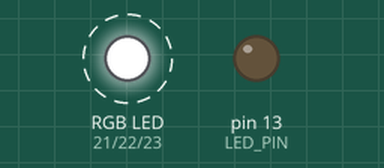
Simulated run of this sketch. Board: Arduino Mega 2560, built with avr-gcc and run on an emulated ATmega2560. On the bench: an RGB LED mixed from three pins (HIGH = lit), output pins drawn as LEDs (lit = HIGH). Dashed ring = blinking.

Above: at 3.1 s.
Timing chart, 0 to 5.5 s (numbered marks = the images above):
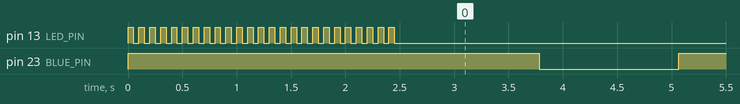

The sketch:

multicolor_led.ino
```cpp
// (licence header left out)
/***********************************************************************************************************************
* @FILE multicolor_led.ino
* @BRIEF An example Arduino sketch showing dimmer control of a multicolor LED
* @AUTHOR Christopher D. McMurrough
**********************************************************************************************************************/

// define onobard LED pins
const int LED_PIN = 13;
const int LED_ON = HIGH;
const int LED_OFF = LOW;

// define RGB LED pins
const int RED_PIN = 21;
const int GREEN_PIN = 22;
const int BLUE_PIN = 23;
const int RGB_ON = LOW;
const int RGB_OFF = HIGH;

// define potentiometer pins
const int POT_PIN = 14;

/***********************************************************************************************************************
* @BRIEF perform initial setup of the microcontroller
* @AUTHOR Christoper D. McMurrough
**********************************************************************************************************************/
void setup()
{
    // initialize the IO pins
    pinMode(LED_PIN, OUTPUT);
    pinMode(RED_PIN, OUTPUT);
    pinMode(GREEN_PIN, OUTPUT);
    pinMode(BLUE_PIN, OUTPUT);

    // turn off the RGB LED by pulling the pins hig
    digitalWrite(RED_PIN, RGB_OFF);
    digitalWrite(GREEN_PIN, RGB_OFF);
    digitalWrite(BLUE_PIN, RGB_OFF);

    // flash the onboard LED state
    for(int i = 0; i < 25; i++)
    {
        digitalWrite(LED_PIN, LED_ON);
        delay(50);
        digitalWrite(LED_PIN, LED_OFF);
        delay(50);
    }

    // start serial communication at 9600 bps
    Serial.begin(9600);
}

/***********************************************************************************************************************
* @BRIEF main program loop
* @AUTHOR Christoper D. McMurrough
**********************************************************************************************************************/
void loop()
{
    //int potValue = analogRead(POT_PIN);
    //Serial.println(potValue);
        for(int i = 0; i < 256; i++)
        {
            analogWrite(BLUE_PIN, 255 - i);
            delay(10);
        }
    // if the potentiometer value is over half of the range, enable the RGB LED
//    if(potValue > 512)
//    {
//        // steadily increase LED brightness
//        for(int i = 0; i < 256; i++)
//        {
//            analogWrite(RED_PIN, 255 - i);
//            delay(10);
//        }
//
//        // steadily decrease LED brightness
//        for(int i = 0; i < 256; i++)
//        {
//            analogWrite(RED_PIN, i);
//            delay(10);
//        }
//
//        // steadily increase LED brightness
//        for(int i = 0; i < 256; i++)
//        {
//            analogWrite(GREEN_PIN, 255 - i);
//            delay(10);
//        }
//
//        // steadily decrease LED brightness
//        for(int i = 0; i < 256; i++)
//        {
//            analogWrite(GREEN_PIN, i);
//            delay(10);
//        }
//
//        // steadily increase LED brightness
//        for(int i = 0; i < 256; i++)
//        {
//            analogWrite(BLUE_PIN, 255 - i);
//            delay(10);
//        }
//
//        // steadily decrease LED brightness
//        for(int i = 0; i < 256; i++)
//        {
//            analogWrite(BLUE_PIN, i);
//            delay(10);
//        }
//    }
}
```

Measured:
- by itself, pin 23 (BLUE_PIN): alternates HIGH for 1.3 s and LOW for 1.3 s
